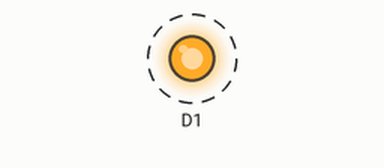
A sketch run on a simulated ESP8266 (NodeMCU). On the bench: output pins drawn as LEDs (lit = HIGH). Dashed ring = blinking.

Above: at 0.5 s.
Timing chart, 0 to 3.0 s (numbered marks = the images above):
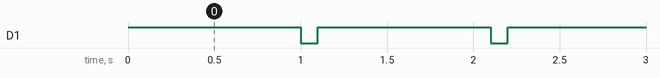

Measured:
- by itself, D1: alternates HIGH for 1.0 s and LOW for 0.10 s

The sketch:

led_test.ino
```cpp
void setup() {
  pinMode(D1, OUTPUT);
}

void loop() {
  digitalWrite(D1, HIGH);
  delay(1000);
  digitalWrite(D1,LOW);
  delay(100);
}
```
